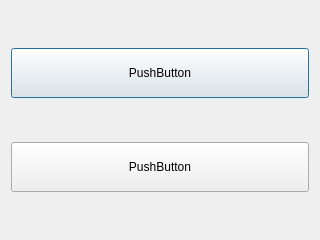
<?xml version="1.0" encoding="UTF-8"?>
<ui version="4.0">
 <class>playMode</class>
 <widget class="QDialog" name="playMode">
  <property name="geometry">
   <rect>
    <x>0</x>
    <y>0</y>
    <width>320</width>
    <height>240</height>
   </rect>
  </property>
  <property name="minimumSize">
   <size>
    <width>320</width>
    <height>240</height>
   </size>
  </property>
  <property name="maximumSize">
   <size>
    <width>320</width>
    <height>240</height>
   </size>
  </property>
  <property name="windowTitle">
   <string>Dialog</string>
  </property>
  <layout class="QGridLayout" name="gridLayout_2">
   <item row="0" column="0">
    <layout class="QGridLayout" name="gridLayout">
     <item row="0" column="0">
      <spacer name="verticalSpacer_2">
       <property name="orientation">
        <enum>Qt::Vertical</enum>
       </property>
       <property name="sizeHint" stdset="0">
        <size>
         <width>20</width>
         <height>40</height>
        </size>
       </property>
      </spacer>
     </item>
     <item row="1" column="0">
      <widget class="QPushButton" name="pushButton_2">
       <property name="minimumSize">
        <size>
         <width>250</width>
         <height>50</height>
        </size>
       </property>
       <property name="text">
        <string>PushButton</string>
       </property>
      </widget>
     </item>
     <item row="2" column="0">
      <spacer name="verticalSpacer">
       <property name="orientation">
        <enum>Qt::Vertical</enum>
       </property>
       <property name="sizeHint" stdset="0">
        <size>
         <width>20</width>
         <height>40</height>
        </size>
       </property>
      </spacer>
     </item>
     <item row="3" column="0">
      <widget class="QPushButton" name="pushButton">
       <property name="minimumSize">
        <size>
         <width>250</width>
         <height>50</height>
        </size>
       </property>
       <property name="text">
        <string>PushButton</string>
       </property>
      </widget>
     </item>
     <item row="4" column="0">
      <spacer name="verticalSpacer_3">
       <property name="orientation">
        <enum>Qt::Vertical</enum>
       </property>
       <property name="sizeHint" stdset="0">
        <size>
         <width>20</width>
         <height>40</height>
        </size>
       </property>
      </spacer>
     </item>
    </layout>
   </item>
  </layout>
 </widget>
 <resources/>
 <connections/>
</ui>
